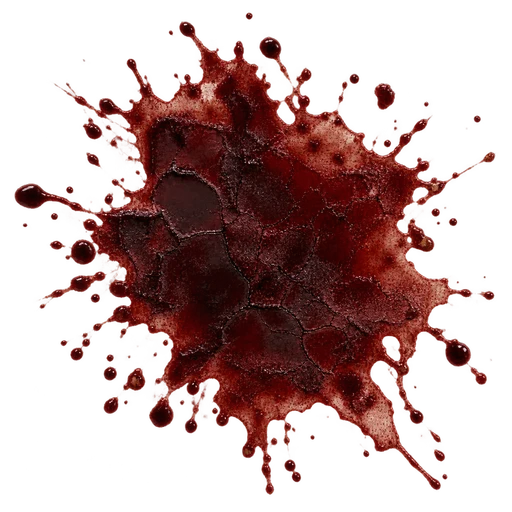
#> input picture assets/blood_pool.webp, 512 x 512 px
$ python hy3d.py ../assets/blood_pool.webp ../assets/ceil_modern.webp 5 5
#> lines starting #> are read from the running program, lines starting #| are printed output that depends on the picture
"""Image -> 3D mesh with Hunyuan3D 2.1 on the user's ComfyUI (HTTP API).
usage: hy3d.py IMAGE.png OUT.glb [seed] [octree]   — image is composited on white, padded to square."""
import json, sys, time, uuid, urllib.request, urllib.parse, urllib.error, io, os
from PIL import Image
S = 'http://192.168.0.148:8188'
src, out = sys.argv[1], sys.argv[2]
seed = int(sys.argv[3]) if len(sys.argv) > 3 else 1234
octree = int(sys.argv[4]) if len(sys.argv) > 4 else 256
im = Image.open(src).convert('RGBA')
#> im is the input picture: PIL image 512x512 RGBA; mean R, G, B, A 49.6, 15.9, 14, 94.3
if im.getextrema()[3][0] == 255:   # opaque studio background: remove the border-connected region close to the backdrop colour
    import numpy as np
    from PIL import ImageDraw, ImageFilter
    arr = np.asarray(im.convert('RGB')).astype(np.int16); H, W = arr.shape[:2]
    border = np.concatenate([arr[0], arr[-1], arr[:, 0], arr[:, -1]])
    bgc = np.median(border, axis=0)
    # local backdrop estimate: heavy blur of the image with the figure masked out would be ideal; a column/row gradient is enough here
    dist = np.abs(arr - bgc).max(axis=2)
    cand = (dist <= 30).astype(np.uint8) * 255
    m = Image.fromarray(cand, 'L')
    key = Image.new('L', (W + 2, H + 2), 255); key.paste(m, (1, 1))
    ImageDraw.floodfill(key, (0, 0), 128)
    bgmask = (np.asarray(key)[1:-1, 1:-1] == 128)
    alpha = Image.fromarray(np.where(bgmask, 0, 255).astype(np.uint8)).filter(ImageFilter.MinFilter(3)).filter(ImageFilter.GaussianBlur(0.8))
    im.putalpha(alpha)
    im.save(out.replace('.glb', '_cut.png'))
bb = im.getbbox() if im.getextrema()[3][0] < 255 else None
#> bb = (12, 10, 499, 497)
if bb: im = im.crop(bb)
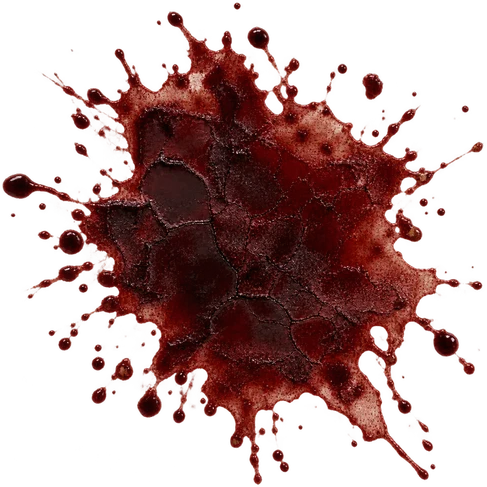
#> im: PIL image 487x487 RGBA; mean R, G, B, A 54.7, 17.5, 15.4, 104.3; transparent parts drawn white
side = int(max(im.size) * 1.15)
#> side = 560
bg = Image.new('RGBA', (side, side), (255, 255, 255, 255))
#> bg: PIL image 560x560 RGBA; every value is 255
bg.alpha_composite(im, ((side - im.width) // 2, (side - im.height) // 2))
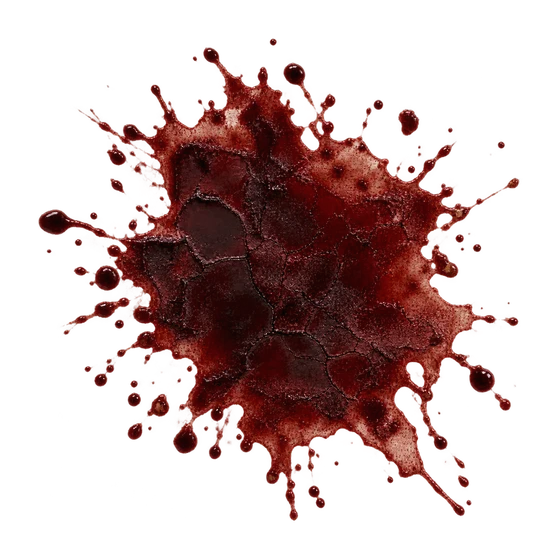
#> bg: PIL image 560x560 RGBA; mean R, G, B, A 203.3, 184, 183, 255
buf = io.BytesIO(); bg.convert('RGB').resize((1024, 1024), Image.LANCZOS).save(buf, 'PNG')
name = 'hy3d_' + uuid.uuid4().hex[:8] + '.png'
bnd = uuid.uuid4().hex
body = (f'--{bnd}\r\nContent-Disposition: form-data; name="image"; filename="{name}"\r\nContent-Type: image/png\r\n\r\n').encode() + buf.getvalue() + f'\r\n--{bnd}--\r\n'.encode()
r = urllib.request.Request(S + '/upload/image', data=body, headers={'Content-Type': f'multipart/form-data; boundary={bnd}'})
#> (the run stopped early here; a loop or call above may not have finished)
